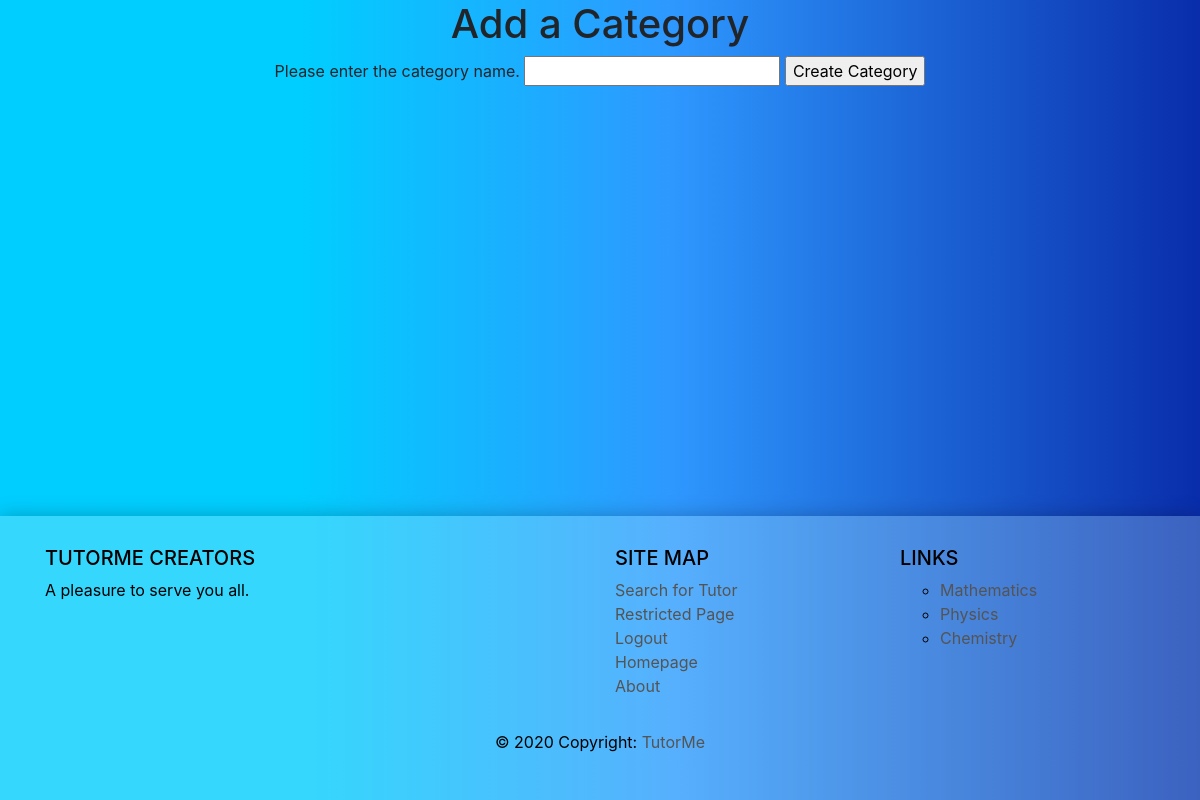
The app's page /tutorme/add_category/ (signed in) with its own data.
### tutorme/models.py (models this page shows, shortened)
class Category(models.Model):
    NAME_MAX_LENGTH = 128
    name = models.CharField(max_length=NAME_MAX_LENGTH, unique=True)
    class Meta:
        verbose_name_plural = 'Categories'

### tutorme/views.py (the view, shortened to what this page needs)
# urls.py: path('add_category/', views.add_category, name='add_category'),
@login_required
def add_category(request):
    form = CategoryForm()
    return render(request, 'tutorme/add_category.html', {'form': form})

### tutorme/forms.py
class CategoryForm(forms.ModelForm):
    name = forms.CharField(max_length=Category.NAME_MAX_LENGTH,help_text="Please enter the category name.")
    views = forms.IntegerField(widget=forms.HiddenInput(), initial=0)
    likes = forms.IntegerField(widget=forms.HiddenInput(), initial=0)
    slug = forms.CharField(widget=forms.HiddenInput(), required=False)
    class Meta:
        model = Category
        fields = ('name',)

### tutorme/templatetags/tutorme_templates_tags.py (called while the page is built)
@register.inclusion_tag('tutorme/categories.html')
def get_category_list(current_category=None):
    return {'categories': Category.objects.all(), 'current_category': current_category}

### templates/tutorme/add_category.html (shortened to what this page needs)
{%extends 'tutorme/base.html'%}
{% load staticfiles %}
{% block body_block %}
    <h1>Add a Category</h1>
    <div>
        <form id="category_form" method="post" action="/tutorme/add_page/">
            {% for field in form.visible_fields %}
                {{ field.help_text }}
                {{ field }}
            {% endfor %}
            <input type="submit" name="submit" value="Create Category" />
        </form>
    </div>
{% endblock %}

### templates/tutorme/categories.html
<ul>
{% if categories %}
    {% for c in categories %}
        {% if c == current_category %}
            <li>
            <strong>
                <a href="{% url 'tutorme:show_category' c.name %}">{{ c.name }}</a>
            </strong>
            </li>
        {% else %}
        <li>
            <a href="{% url 'tutorme:show_category' c.name %}">{{ c.name }}</a>
        </li>
        {% endif %}
    {% endfor %}
{% else %}
    <li><strong>There are no categories present.</strong></li>
{% endif %}
</ul>

### static/css/base.css (style rules this page uses)
body { background: rgb(0,206,255); background: linear-gradient(90deg, rgba(0,206,255,1) 25%, rgba(46,152,255,1) 56%, rgba(9,45,171,1) 100%); }
.href-color a { color: #545454; }

### records on screen
Category: name "Mathematics"
Category: name "Physics"
Category: name "Chemistry"

### other values on screen
{{ field.help_text }} "Please enter the category name."
